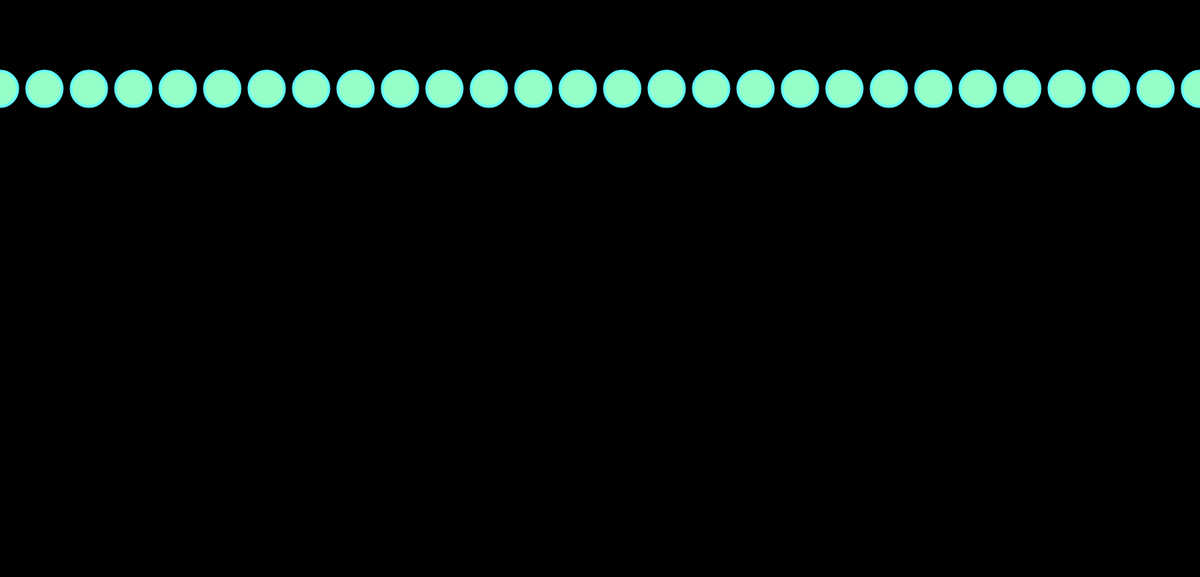
Frame 1 (no input)
Frame 60 (no input): identical to frame 1, image omitted
Frame 120 (the mouse pressed at the canvas centre since frame 60): identical to frame 1, image omitted

The p5.js sketch that drew this single still picture (run headless with seeded random() and noise() and a simulated clock; from frame 60 on, the mouse is pressed at the canvas centre):

// p5.js sketch
// ── sketch.js
var x = 0;

function setup() {
  createCanvas(1350, 650);
    background(0);
}
function draw() {
   fill(150,255,200);
   stroke(100,255,250);
   strokeWeight(3);


  while(x <= width){

    ellipse(x,100,40,40);
    x += 50;
  }

}
